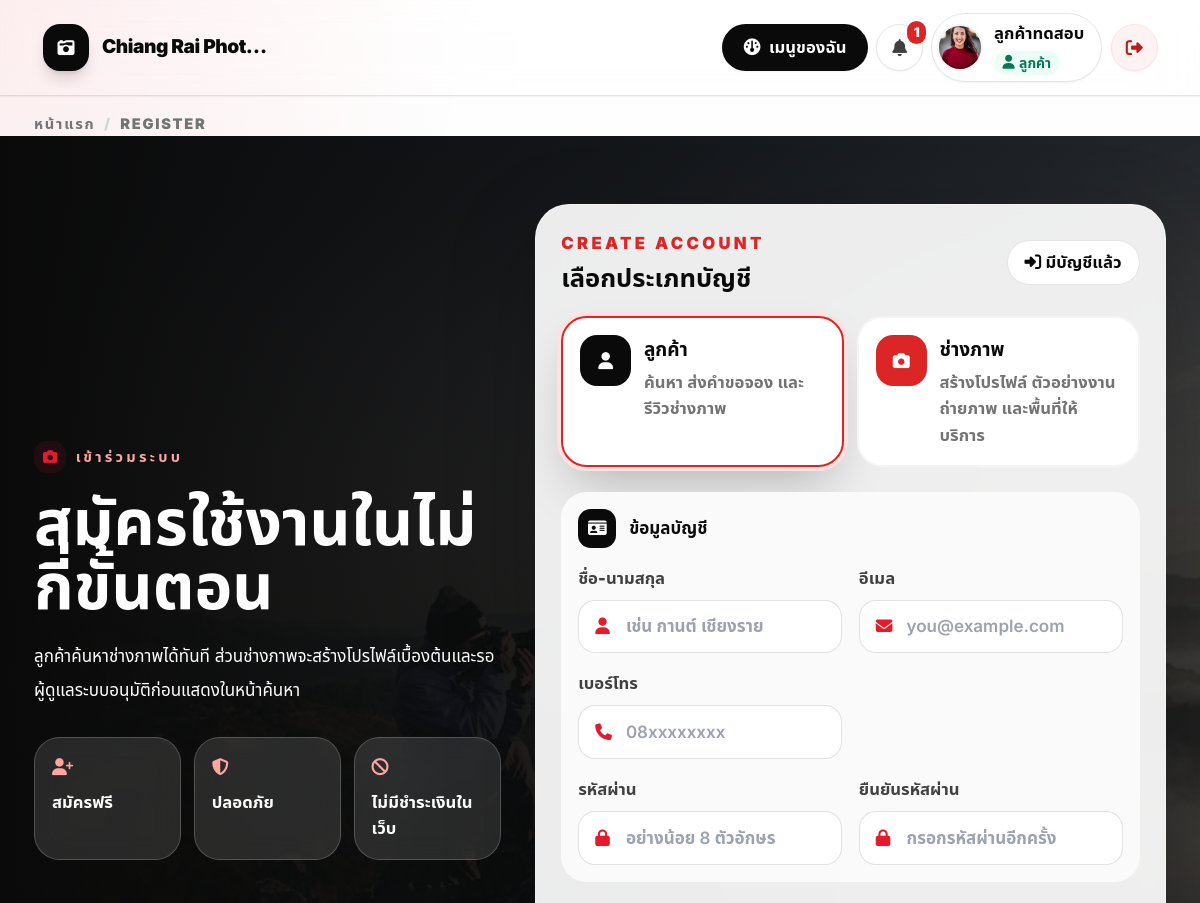
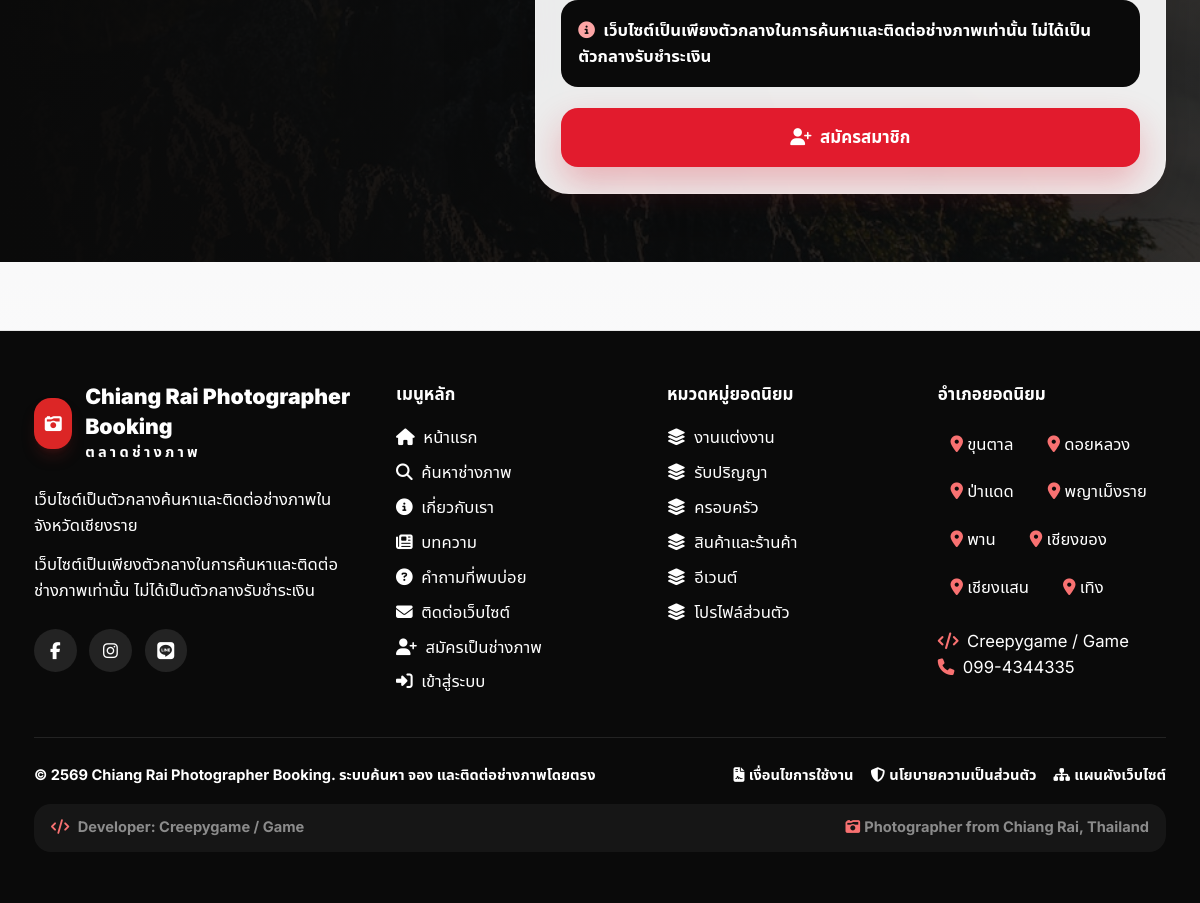
Page /register.php (signed in) on the committed database (2 pictures, top to bottom).
### tables this page shows
CREATE TABLE users (
  id INT UNSIGNED AUTO_INCREMENT PRIMARY KEY,
  role_id INT UNSIGNED NOT NULL,
  name VARCHAR(150) NOT NULL,
  email VARCHAR(190) NOT NULL,
  phone VARCHAR(50) NULL,
  password VARCHAR(255) NOT NULL,
  avatar VARCHAR(255) NULL,
  status ENUM('active','pending','suspended') NOT NULL DEFAULT 'active',
  email_verified_at DATETIME NULL,
  last_login_at DATETIME NULL,
  remember_token VARCHAR(100) NULL,
  created_at TIMESTAMP NULL DEFAULT CURRENT_TIMESTAMP,
  updated_at TIMESTAMP NULL DEFAULT CURRENT_TIMESTAMP ON UPDATE CURRENT_TIMESTAMP,
  deleted_at DATETIME NULL,
  UNIQUE KEY uk_users_email (email),
  KEY idx_users_role (role_id),
  KEY idx_users_status (status),
  CONSTRAINT fk_users_role FOREIGN KEY (role_id) REFERENCES roles(id)
);

CREATE TABLE roles (
  id INT UNSIGNED AUTO_INCREMENT PRIMARY KEY,
  name VARCHAR(50) NOT NULL UNIQUE,
  display_name VARCHAR(100) NOT NULL,
  created_at TIMESTAMP NULL DEFAULT CURRENT_TIMESTAMP,
  updated_at TIMESTAMP NULL DEFAULT CURRENT_TIMESTAMP ON UPDATE CURRENT_TIMESTAMP
);

CREATE TABLE settings (
  id INT UNSIGNED AUTO_INCREMENT PRIMARY KEY,
  setting_key VARCHAR(120) NOT NULL,
  setting_value TEXT NULL,
  created_at TIMESTAMP NULL DEFAULT CURRENT_TIMESTAMP,
  updated_at TIMESTAMP NULL DEFAULT CURRENT_TIMESTAMP ON UPDATE CURRENT_TIMESTAMP,
  UNIQUE KEY uk_settings_key (setting_key)
);

CREATE TABLE service_categories (
  id INT UNSIGNED AUTO_INCREMENT PRIMARY KEY,
  name VARCHAR(120) NOT NULL,
  slug VARCHAR(160) NOT NULL,
  icon VARCHAR(80) NULL,
  description TEXT NULL,
  is_active TINYINT(1) NOT NULL DEFAULT 1,
  sort_order INT NOT NULL DEFAULT 0,
  created_at TIMESTAMP NULL DEFAULT CURRENT_TIMESTAMP,
  updated_at TIMESTAMP NULL DEFAULT CURRENT_TIMESTAMP ON UPDATE CURRENT_TIMESTAMP,
  deleted_at TIMESTAMP NULL DEFAULT NULL,
  UNIQUE KEY uk_service_categories_slug (slug),
  KEY idx_service_categories_active (is_active, sort_order),
  KEY idx_service_categories_deleted (deleted_at)
);

CREATE TABLE districts (
  id INT UNSIGNED AUTO_INCREMENT PRIMARY KEY,
  province_name VARCHAR(100) NOT NULL DEFAULT 'เชียงราย',
  district_name VARCHAR(100) NOT NULL,
  latitude DECIMAL(10,7) NOT NULL,
  longitude DECIMAL(10,7) NOT NULL,
  is_active TINYINT(1) NOT NULL DEFAULT 1,
  created_at TIMESTAMP NULL DEFAULT CURRENT_TIMESTAMP,
  updated_at TIMESTAMP NULL DEFAULT CURRENT_TIMESTAMP ON UPDATE CURRENT_TIMESTAMP,
  UNIQUE KEY uk_district_name (province_name, district_name),
  KEY idx_district_active (is_active)
);

### register.php (the view, shortened to what the rows shown need)
<?php
require_once __DIR__ . '/includes/functions.php';
$allowPhotographer = setting('allow_photographer_registration', '1') === '1';
$selectedAccountType = 'customer';
include __DIR__ . '/includes/header.php';
?>
<section class="relative overflow-hidden bg-neutral-950 text-white">
    <div class="relative stock-shell grid gap-8 px-4 py-12 sm:px-6 lg:grid-cols-[.85fr_1.15fr] lg:px-8 lg:py-16">
        <div class="flex flex-col justify-center">
            <h1 class="mt-4 text-4xl font-black leading-tight sm:text-6xl">สมัครใช้งานในไม่กี่ขั้นตอน</h1>
        </div>
        <form method="post" id="registerForm" class="glass-panel rounded-[2rem] p-4 text-neutral-950 sm:p-6" data-initial-role="<?= h($selectedAccountType) ?>">
            <div class="flex flex-wrap items-center justify-between gap-4">
                <div>
                    <h2 class="mt-1 text-2xl font-black">เลือกประเภทบัญชี</h2>
                </div>
            </div>
        </form>
    </div>
</section>
<?php include __DIR__ . '/includes/footer.php'; ?>

### includes/navbar.php (shortened to what the rows shown need)
<?php
$me = current_user();
$unreadCount = 0;
$roleIcon = 'fa-user';
$roleLabel = '';
$roleClass = 'bg-neutral-100 text-neutral-700';
$userInitial = '';
$userAvatarUrl = '';
$workspacePath = '/login.php';
$workspaceLabel = 'เมนูของฉัน';
$workspaceIcon = 'fa-gauge';
$roleHomePath = '/login.php';
$notificationsHref = '/notifications.php';
$siteName = setting('site_name', 'Chiang RaiPhoto');
$siteLogo = setting('logo', '');
if ($me) {
    $unreadCount = unread_notifications_count((int)$me['id']);
    $workspacePath = user_workspace_path($me);
    $roleHomePath = dashboard_path((string)$me['role_name']);
    if ($me['role_name'] === 'customer') {
        $notificationsHref = '/customer/notifications.php';
    }
    $roleLabel = (string)$me['role_display'];
    $userInitial = mb_substr((string)$me['name'], 0, 1, 'UTF-8');
    $userAvatarUrl = user_avatar_url($me);
    if ($me['role_name'] === 'customer') {
        $roleIcon = 'fa-user';
        $roleClass = 'bg-emerald-50 text-emerald-700';
    }
}
?>
<nav class="sticky top-0 z-40 border-b border-black/10 bg-white/92 shadow-sm backdrop-blur-xl">
    <div class="mx-auto flex w-full max-w-[1880px] items-center gap-6 px-5 py-3 sm:px-7 lg:px-10">
        <div class="ml-auto hidden shrink-0 items-center gap-2 md:flex 2xl:gap-3">
            <?php if ($me): ?>
                <a class="inline-flex h-11 items-center rounded-full bg-neutral-950 px-5 text-sm font-black text-white shadow-sm transition hover:-translate-y-0.5 hover:bg-red-600 hover:shadow-lg" href="<?= h($workspacePath) ?>" title="<?= h($workspaceLabel) ?>">
                    <i class="fa-solid <?= h($workspaceIcon) ?> mr-2"></i><?= h($workspaceLabel) ?>
                </a>
                <a class="relative grid h-11 w-11 place-items-center rounded-full border border-neutral-200 bg-white text-neutral-700 shadow-sm transition hover:bg-neutral-950 hover:text-white" href="<?= h($notificationsHref) ?>" title="แจ้งเตือน">
                    <i class="fa-solid fa-bell"></i>
                    <?php if ($unreadCount > 0): ?>
                        <span class="absolute -right-1 -top-1 rounded-full bg-red-600 px-1.5 py-0.5 text-[10px] font-black text-white">
                            <?= $unreadCount ?>
                        </span>
                    <?php endif; ?>
                </a>
                <a class="flex min-w-0 items-center gap-3 rounded-full border border-neutral-200 bg-white py-1.5 pl-1.5 pr-4 shadow-sm transition hover:-translate-y-0.5 hover:border-neutral-300 hover:shadow-lg" href="<?= h($roleHomePath) ?>" title="กลับไปแดชบอร์ดหลัก">
                    <?php if ($userAvatarUrl !== ''): ?>
                        <img class="h-10 w-10 shrink-0 rounded-full object-cover ring-2 ring-neutral-100" src="<?= h($userAvatarUrl) ?>" alt="<?= h($me['name']) ?>">
                    <?php else: ?>
                        <span class="grid h-10 w-10 shrink-0 place-items-center rounded-full bg-neutral-950 text-sm font-black text-white">
                            <?= h($userInitial) ?>
                        </span>
                    <?php endif; ?>
                    <span class="min-w-0 leading-tight">
                        <span class="block max-w-[170px] truncate text-sm font-black text-neutral-950"><?= h($me['name']) ?></span>
                        <span class="mt-1 inline-flex items-center rounded-full px-2 py-0.5 text-[11px] font-black <?= h($roleClass) ?>">
                            <i class="fa-solid <?= h($roleIcon) ?> mr-1"></i><?= h($roleLabel) ?>
                        </span>
                    </span>
                </a>
                <a class="grid h-11 w-11 place-items-center rounded-full border border-red-100 bg-red-50 text-red-700 shadow-sm transition hover:bg-red-600 hover:text-white" href="/logout.php" title="ออกจากระบบ">
                    <i class="fa-solid fa-right-from-bracket"></i>
                </a>
            <?php endif; ?>
        </div>
    </div>
</nav>

### includes/footer.php (shortened to what the rows shown need)
</main>
<?php
$footerData = footer_public_data();
$footerCategories = $footerData['categories'];
$footerDistricts = $footerData['districts'];
$footerSiteName = setting('site_name', APP_NAME);
$footerText = setting('footer_text', '');
?>
<footer class="mt-16 border-t border-neutral-200 bg-neutral-950 text-white">
    <div class="stock-shell px-4 py-12 sm:px-6 lg:px-8">
        <div class="grid gap-10 lg:grid-cols-[1.4fr_1fr_1fr_1fr]">
            <div>
                <div class="flex items-center gap-3">
                    <div>
                        <div class="text-xl font-black text-white"><?= h($footerSiteName) ?></div>
                        <p class="text-xs font-black uppercase tracking-[0.22em] text-white/38">ตลาดช่างภาพ</p>
                    </div>
                </div>
            </div>
                    <?= clean_context_button('/register.php', ['role' => 'photographer'], '<i class="fa-solid fa-user-plus mr-2"></i>สมัครเป็นช่างภาพ', 'text-left hover:text-red-400') ?>
            <div>
                <div class="mt-4 grid gap-2 text-sm text-white/62">
                    <?php foreach ($footerCategories as $category): ?>
                        <?= clean_context_button('/photographers.php', ['category_id' => (int)$category['id']], '<i class="fa-solid fa-layer-group mr-2"></i>' . h($category['name']), 'text-left hover:text-red-400') ?>
                    <?php endforeach; ?>
                </div>
            </div>
            <div>
                <div class="mt-4 flex flex-wrap gap-2 text-sm text-white/62">
                    <?php foreach ($footerDistricts as $district): ?>
                        <span class="rounded-full bg-white/8 px-3 py-1.5"><i class="fa-solid fa-location-dot mr-1 text-red-400"></i><?= h($district['district_name']) ?></span>
                    <?php endforeach; ?>
                </div>
            </div>
        </div>
        <div class="mt-10 flex flex-wrap justify-between gap-4 border-t border-white/10 pt-6 text-xs font-bold text-white/42">
            <span>© <?= current_be_year() ?> <?= h(setting('site_name', APP_NAME)) ?>. ระบบค้นหา จอง และติดต่อช่างภาพโดยตรง</span>
            <span class="flex flex-wrap gap-4">
                <a href="/terms.php" class="hover:text-red-400"><i class="fa-solid fa-file-contract mr-1"></i>เงื่อนไขการใช้งาน</a>
                <a href="/privacy.php" class="hover:text-red-400"><i class="fa-solid fa-shield-halved mr-1"></i>นโยบายความเป็นส่วนตัว</a>
                <a href="/sitemap.php" class="hover:text-red-400"><i class="fa-solid fa-sitemap mr-1"></i>แผนผังเว็บไซต์</a>
            </span>
        </div>
    </div>
</footer>
</body>
</html>

### includes/functions.php (shortened to what the rows shown need)
<?php
require_once __DIR__ . '/../config/database.php';
function h($value): string
{
    return htmlspecialchars((string)$value, ENT_QUOTES, 'UTF-8');
}
function request_cache_remember(string $key, callable $resolver)
{
    static $cache = [];
    if (array_key_exists($key, $cache)) {
        return $cache[$key];
    }
    $cache[$key] = $resolver();
    return $cache[$key];
}
function app_cache_file(string $key): string
{
    return rtrim(CACHE_PATH, '/\\') . '/' . sha1($key) . '.cache';
}
function cache_remember(string $key, int $ttlSeconds, callable $resolver)
{
    $file = app_cache_file($key);
    $value = $resolver();
    $dir = dirname($file);
    if (is_dir($dir) && is_writable($dir)) {
        $tmp = $file . '.' . getmypid() . '.tmp';
    }
    return $value;
}
function clean_context_path(?string $path = null): string
{
    if ($path === null) {
        $path = (string)($_SERVER['REQUEST_URI'] ?? '/');
    }
    $parsedPath = parse_url($path, PHP_URL_PATH);
    return $parsedPath;
}
function clean_context_inputs(array $params): string
{
    $html = '<input type="hidden" name="__context_nav" value="1">';
    $html .= csrf_field();
    foreach ($params as $key => $value) {
        $html .= '<input type="hidden" name="' . h($key) . '" value="' . h($value) . '">';
    }
    return $html;
}
function clean_context_button(string $path, array $params, string $content, string $buttonClass = '', string $formClass = 'inline', string $formAttrs = ''): string
{
    return '<form method="post" action="' . h(clean_context_path($path)) . '" class="' . h($formClass) . '" ' . $formAttrs . '>'
        . clean_context_inputs($params)
        . '<button type="submit" class="' . h($buttonClass) . '">' . $content . '</button>'
        . '</form>';
}
function auth_session_expired(): bool
{
    return (time() - (int)$_SESSION['last_activity_at']) >= SESSION_TIMEOUT_SECONDS;
}
function current_user(): ?array
{
    $stmt = db()->prepare('SELECT u.*, r.name AS role_name, r.display_name AS role_display FROM users u JOIN roles r ON r.id = u.role_id WHERE u.id = ? AND u.deleted_at IS NULL LIMIT 1');
    $stmt->execute([(int)$_SESSION['user_id']]);
    $user = $stmt->fetch() ?: false;
    return $user ?: null;
}
function dashboard_path(string $role): string
{
    return '/customer/dashboard.php';
}
function user_workspace_path(array $user): string
{
    $role = (string)($user['role_name'] ?? '');
    return dashboard_path($role);
}
function setting(string $key, string $default = ''): string
{
    return (string)request_cache_remember('setting:' . $key . ':' . $default, function () use ($key, $default) {
        $stmt = db()->prepare('SELECT setting_value FROM settings WHERE setting_key = ? LIMIT 1');
        $stmt->execute([$key]);
        $value = $stmt->fetchColumn();
        return $value === false ? $default : (string)$value;
    });
}
function db_fetch_all(string $sql, array $params = []): array
{
    $stmt = db()->prepare($sql);
    $stmt->execute($params);
    return $stmt->fetchAll();
}
function unread_notifications_count(int $userId): int
{
    return (int)request_cache_remember('unread_notifications_count:' . $userId, function () use ($userId) {
        $stmt = db()->prepare('SELECT COUNT(*) FROM notifications WHERE user_id = ? AND is_read = 0');
        $stmt->execute([$userId]);
        return (int)$stmt->fetchColumn();
    });
}
function user_avatar_url(array $user): string
{
    $role = (string)($user['role_name'] ?? '');
    $fallback = '/assets/uploads/seed/photo-1494790108377-be9c29b29330.jpg';
    $imagePath = (string)($user['avatar'] ?? '');
    return public_image($imagePath, $fallback);
}
function public_image(?string $path, string $fallback): string
{
    if (!$path) {
        return normalize_local_image_fallback($fallback);
    }
    return '/assets/uploads/' . ltrim($path, '/');
}
function normalize_local_image_fallback(string $fallback): string
{
    if (strpos($fallback, '/assets/uploads/') === 0) {
        return $fallback;
    }
    return $fallback;
}
function current_be_year(): int
{
    return (int)date('Y') + 543;
}
function footer_public_data(): array
{
    return cache_remember('footer_public_data_v2', 300, function () {
        ensure_service_categories_deleted_at_column();
        return [
            'categories' => db_fetch_all('SELECT id, name, slug FROM service_categories WHERE is_active = 1 AND deleted_at IS NULL ORDER BY sort_order, name LIMIT 6'),
            'districts' => db_fetch_all('SELECT district_name FROM districts WHERE is_active = 1 ORDER BY district_name LIMIT 8'),
        ];
    });
}
function ensure_service_categories_deleted_at_column(): void
{
    static $checked = false;
    if ($checked) {
        return;
    }
    $checked = true;
}

### rows in the picture
users: name "ลูกค้าทดสอบ", role.display_name "ลูกค้า"
settings: setting_value "Chiang Rai Photographer Booking"
service_categories: content "งานแต่งงาน"
service_categories: content "รับปริญญา"
service_categories: content "ครอบครัว"
service_categories: content "สินค้าและร้านค้า"
service_categories: content "อีเวนต์"
service_categories: content "โปรไฟล์ส่วนตัว"
districts: district_name "ขุนตาล"
districts: district_name "ดอยหลวง"
districts: district_name "ป่าแดด"
districts: district_name "พญาเม็งราย"
districts: district_name "พาน"
districts: district_name "เชียงของ"
districts: district_name "เชียงแสน"
districts: district_name "เทิง"

### other values in the picture
$siteName "Chiang Rai Phot…"
$workspaceLabel "เมนูของฉัน"
$unreadCount "1"
$label "REGISTER"
PAYMENT_DISCLAIMER "เว็บไซต์เป็นเพียงตัวกลางในการค้นหาและติดต่อช่างภาพเท่านั้น ไม่ได้เป็นตัวกลางรับชำระเงิน"
$footerText "เว็บไซต์เป็นตัวกลางค้นหาและติดต่อช่างภาพในจังหวัดเชียงราย"
$content "สมัครเป็นช่างภาพ"
current_be_year() "2569"
